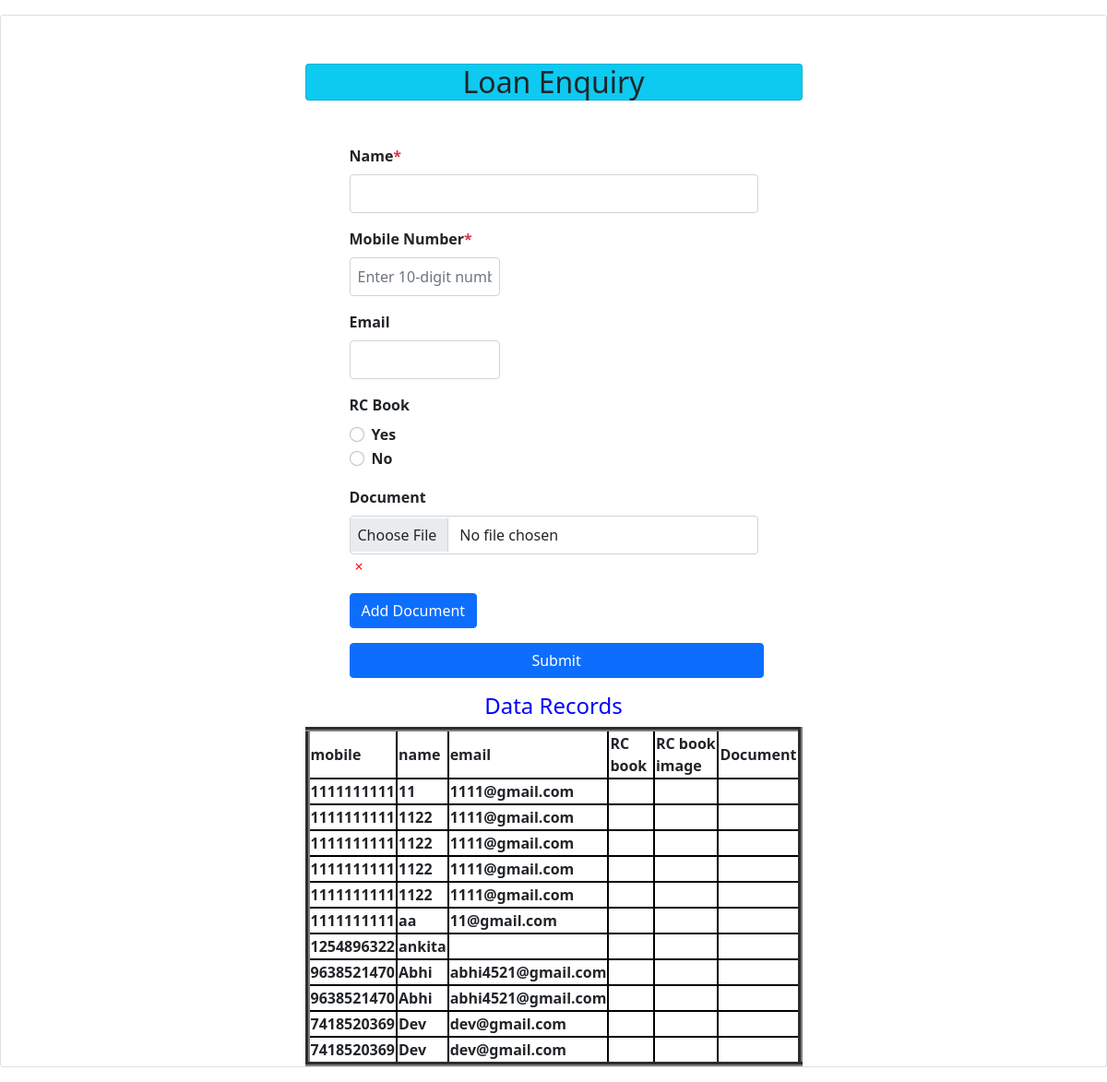
Page /loan/ on the committed database.
### blog/models.py (models this page shows)
class LoanEnquiry(models.Model):
    name = models.CharField(max_length=255)
    number = models.CharField(max_length=10)
    email = models.EmailField()

### blog/views.py (the view, shortened to what this page needs)
# urls.py: path('loan/', views.loan, name="loan"),
def loan(request):
    data = LoanEnquiry.objects.all()
    return render(request, 'loan.html',{'data':data})

### blog/templates/loan.html (shortened to what this page needs)
<!DOCTYPE HTML>
<html lang="en">
<head>
    <link href="https://cdn.jsdelivr.net/npm/bootstrap@5.0.2/dist/css/bootstrap.min.css" rel="stylesheet">
</head>
<body>
    <form class="card my-3" method="post" enctype="multipart/form-data">
    <div class="row align-items-start mt-5 fw-bold">
        <div class="col-6 offset-3">
            <div class="container-fluid">
                <form class="card my-3" method="POST" enctype="multipart/form-data">
                    <h2 class='card mt-1 text-center bg-info'>Loan Enquiry</h2>
                    <div class="mb-3 mx-5 mt-5">
                        <label for="exampleInputEmail1" class="form-label">Name<span class="text-danger">*</span></label>
                        <input type="text" name='name' class="form-control" required>
                    </div>
                    <div class='row d-flex'>
                        <div class="col-4 mb-3 mx-5">
                            <label for="exampleInputNumber" class="form-label">Mobile Number<span class="text-danger">*</span></label>
                            <input type="tel" name='number' class="form-control" pattern="^[0-9]{10}$" maxlength="10"
                                required placeholder="Enter 10-digit number">
                        </div>
                        <div class="col-4 mb-3 mx-5">
                            <label for="exampleInputEmail1" class="form-label">Email </label>
                            <input type="email" class="form-control" name='email' id="exampleInputEmail1" aria-describedby="emailHelp">
                        </div>
                       <div class="mb-3 mx-5">
                        <p class="form-label fw-bold">RC Book</p>
                        <div class="form-check">
                            <input class="form-check-input" type="radio" name="rc_book_radio" id="rcBookRadioYes" value="yes" onchange="toggleRcBookImageField()">
                            <label class="form-check-label" for="rcBookRadioYes">Yes</label>
                        </div>
                        <div class="form-check">
                            <input class="form-check-input" type="radio" name="rc_book_radio" id="rcBookRadioNo" value="no" onchange="toggleRcBookImageField()">
                            <label class="form-check-label" for="rcBookRadioNo">No</label>
                        </div>
                    </div>
                        <div class="container">
                            <div class="row">
                                <div class="col-12">
                                    <div id="documentContainer">
                                        <div class="document-fields" id="defaultDocumentField">
                                            <div class="mb-3 mx-5">
                                                <label for="document" class="form-label fw-bold">Document</label>
                                                <input type="file" class="form-control" name="documents[]" required>
                                                <button type="button" class="delete-button" disabled>&times;</button>
                                            </div>
                                        </div>
                                    </div>
                                    <button type="button" onclick="addDocumentField()" class="btn btn-primary mb-3 mx-5">Add Document</button>
                                </div>
                            </div>
                        </div>
                    </div>
                    <button type="submit" class="btn btn-primary col-10 mb-3 mx-5">Submit</button>
                </form>
<center><h4 style="color: blue;">Data Records</h4></center>
  <table border="5">
    <tr>
      <th style="border: 2px solid black;">mobile</th>
      <th style="border: 2px solid black;">name</th>
      <th style="border: 2px solid black;">email</th>
      <th style="border: 2px solid black;">RC book</th>
      <th style="border: 2px solid black;">RC book image</th>
      <th style="border: 2px solid black;">Document</th>
      </tr>
      {% for i in data %}
      <tr>
        <td style="border: 2px solid black;">{{i.number}}</td>
        <td style="border: 2px solid black;">{{i.name}}</td>
        <td style="border: 2px solid black;">{{i.email}}</td>
        <td style="border: 2px solid black;">{{i.rc_book}}</td>
        <td style="border: 2px solid black;">{{i.rc_book_image}}</td>
        <td style="border: 2px solid black;">{{i.document}}</td>
      </tr>
      {% endfor %}
  </table>
            </div>
        </div>
    </div>
</form>
</body>
</html>

### blog/templates/loan.html (style rules this page uses)
.form-label { display: block; font-weight: bold; }
.form-control { width: 100%; padding: 8px; box-sizing: border-box; }
.delete-button { color: red; cursor: pointer; background: none; border: none; outline: none; }

### rows in the picture
LoanEnquiry: number "1111111111", name "11", email "1111@gmail.com"
LoanEnquiry: number "1111111111", name "1122", email "1111@gmail.com"
LoanEnquiry: number "1111111111", name "1122", email "1111@gmail.com"
LoanEnquiry: number "1111111111", name "1122", email "1111@gmail.com"
LoanEnquiry: number "1111111111", name "1122", email "1111@gmail.com"
LoanEnquiry: number "1111111111", name "aa", email "11@gmail.com"
LoanEnquiry: number "1254896322", name "ankita"
LoanEnquiry: number "9638521470", name "Abhi", email "abhi4521@gmail.com"
LoanEnquiry: number "9638521470", name "Abhi", email "abhi4521@gmail.com"
LoanEnquiry: number "7418520369", name "Dev", email "dev@gmail.com"
LoanEnquiry: number "7418520369", name "Dev", email "dev@gmail.com"
